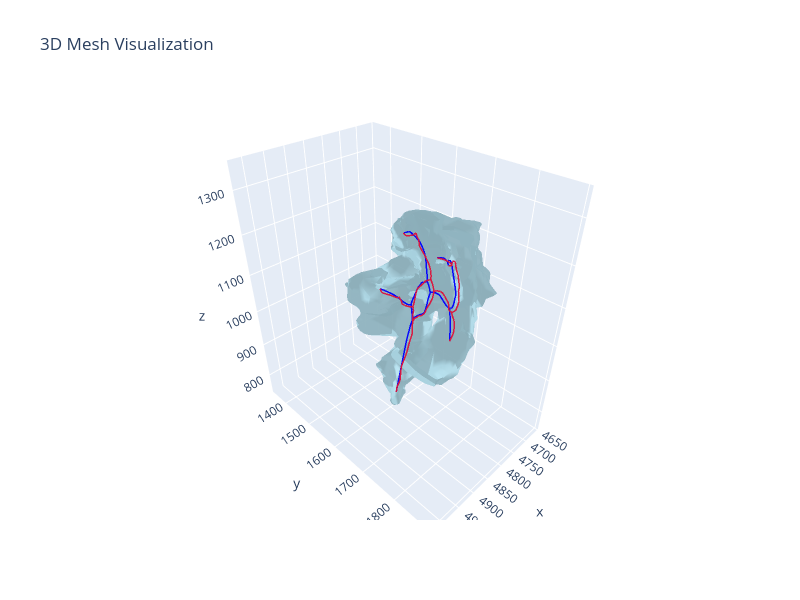

Write notebook code for a chart like this one.
### Markdown cell above
# Skeleton optimization

### Code cell
from mcf2swc import (
    SkeletonGraph,
    MeshManager,
    SkeletonOptimizer,
    SkeletonOptimizerOptions,
)

do_skeleton_optimization = True

if do_skeleton_optimization:
    opts = SkeletonOptimizerOptions(
        max_iterations=10,
        step_size=1.0,
        smoothing_weight=0.1,
        verbose=True,
    )
    # Create optimizer and check for surface crossing
    optimizer = SkeletonOptimizer(raw_skeleton, mm.mesh, opts)
    has_crossing, num_outside, max_dist = optimizer.check_surface_crossing()
    print(f"Surface crossing: {has_crossing}")
    print(f"Points outside: {num_outside}/{raw_skeleton.total_points()}")
    print(f"Max distance: {max_dist:.4f}")
    # Run optimization
    print("\nOptimizing skeleton...")
    optimized_skeleton = optimizer.optimize()

    skeleton = optimized_skeleton
    all_skeletons = [raw_skeleton, optimized_skeleton]
else:
    skeleton = raw_skeleton
    all_skeletons = [raw_skeleton]


mm.visualize_mesh_3d(skel=all_skeletons, skel_color=["blue", "crimson"])

### Figure 1 — Plotly figure (JSON) as saved in the notebook; plotly's stock layout.template omitted (floating-point values rounded to 4 significant figures; data arrays with more than 128 entries replaced by an {"elided": "..."} marker saying what was removed)
{"data": [{"color": "lightblue", "i": {"elided": "4040 int values"}, "j": {"elided": "4040 int values"}, "k": {"elided": "4040 int values"}, "name": "Mesh", "opacity": 0.8, "type": "mesh3d", "x": {"elided": "2017 float values"}, "y": {"elided": "2017 float values"}, "z": {"elided": "2017 float values"}}, {"line": {"color": "blue", "width": 3}, "mode": "lines", "name": "Skeleton 0", "opacity": 0.95, "showlegend": false, "type": "scatter3d", "x": {"elided": "594 float values"}, "y": {"elided": "594 float values"}, "z": {"elided": "594 float values"}}, {"line": {"color": "crimson", "width": 3}, "mode": "lines", "name": "Skeleton 1", "opacity": 0.95, "showlegend": false, "type": "scatter3d", "x": {"elided": "594 float values"}, "y": {"elided": "594 float values"}, "z": {"elided": "594 float values"}}], "layout": {"autosize": false, "height": 600, "scene": {"aspectmode": "data", "xaxis": {"visible": true}, "yaxis": {"visible": true}, "zaxis": {"visible": true}}, "title": {"text": "3D Mesh Visualization"}, "width": 800}}
